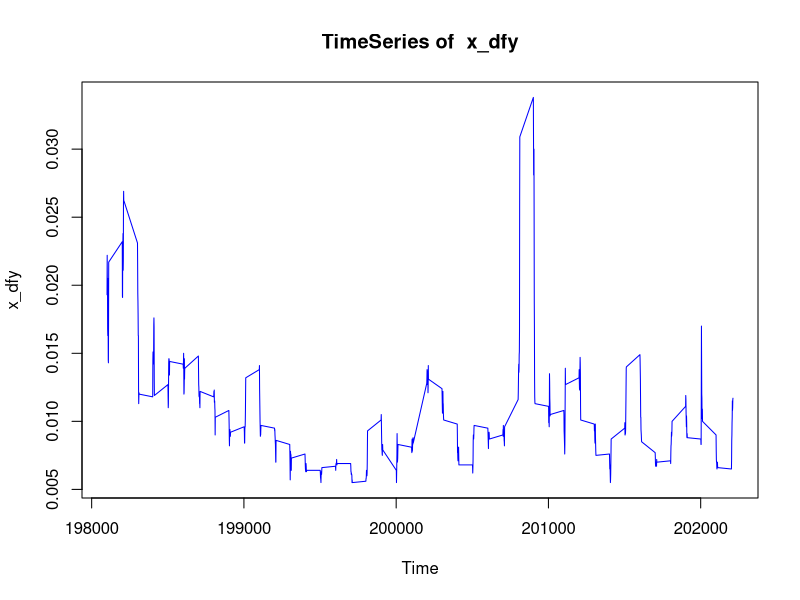
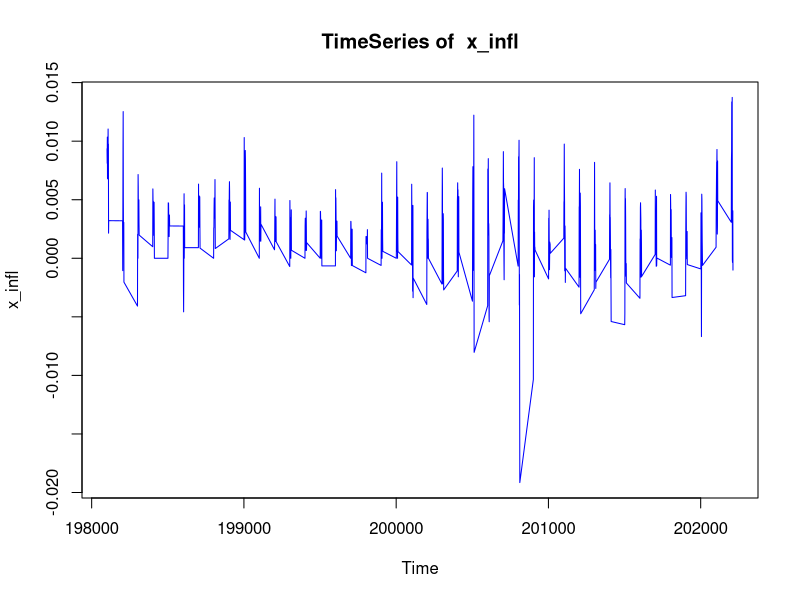
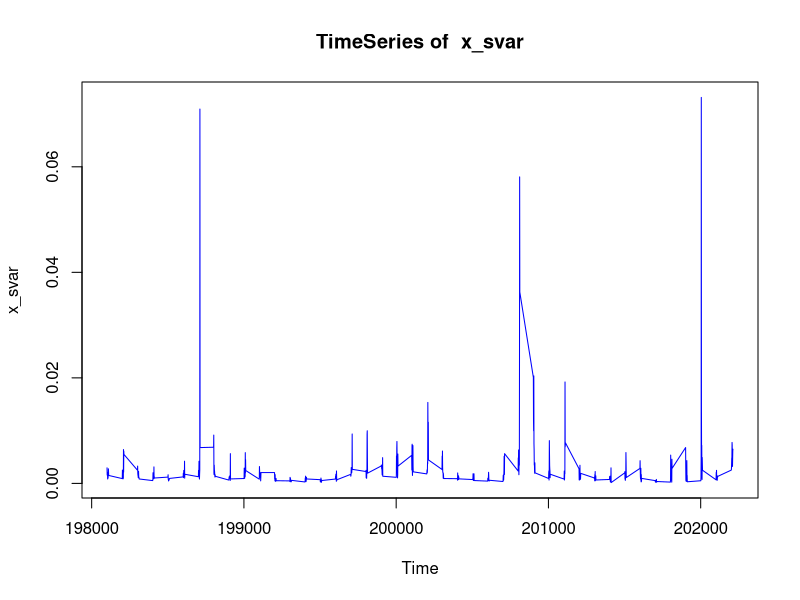
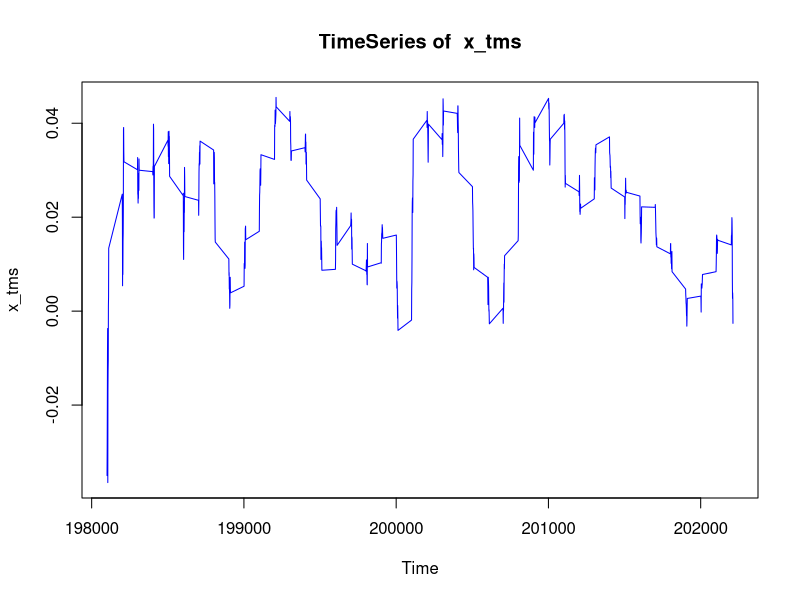
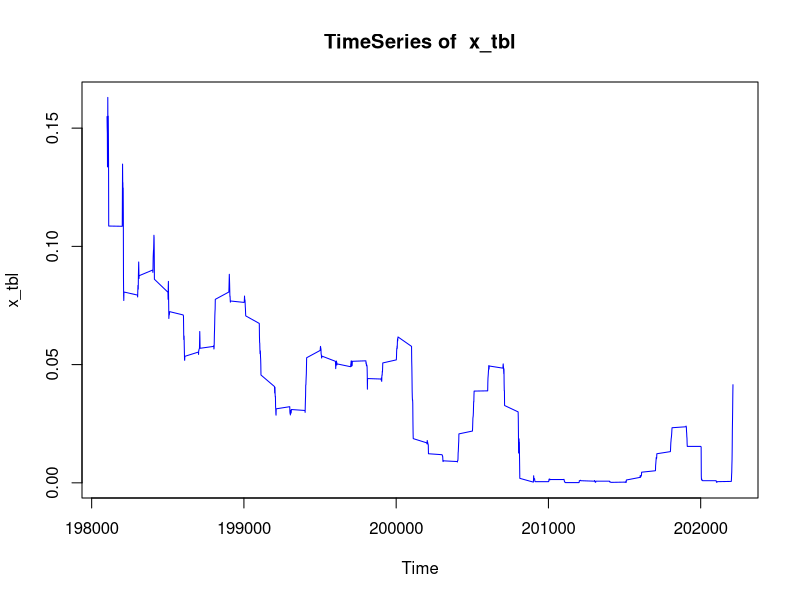
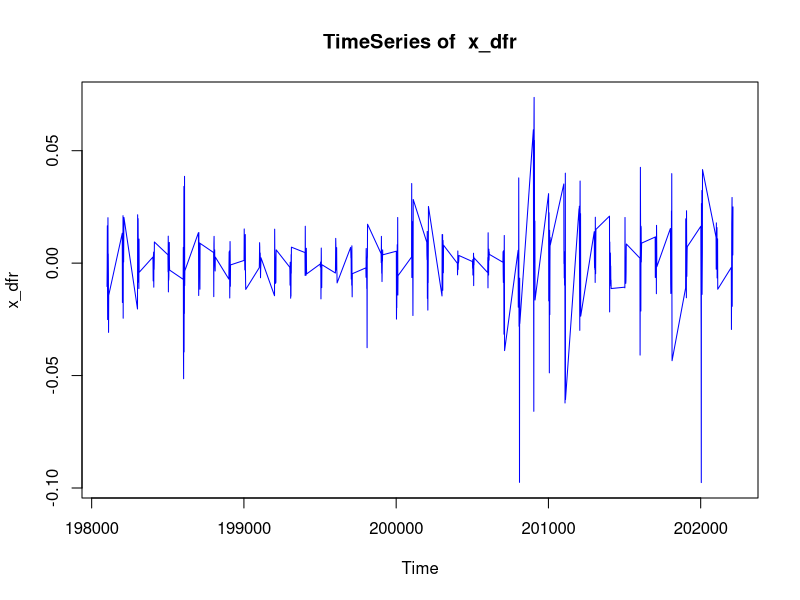
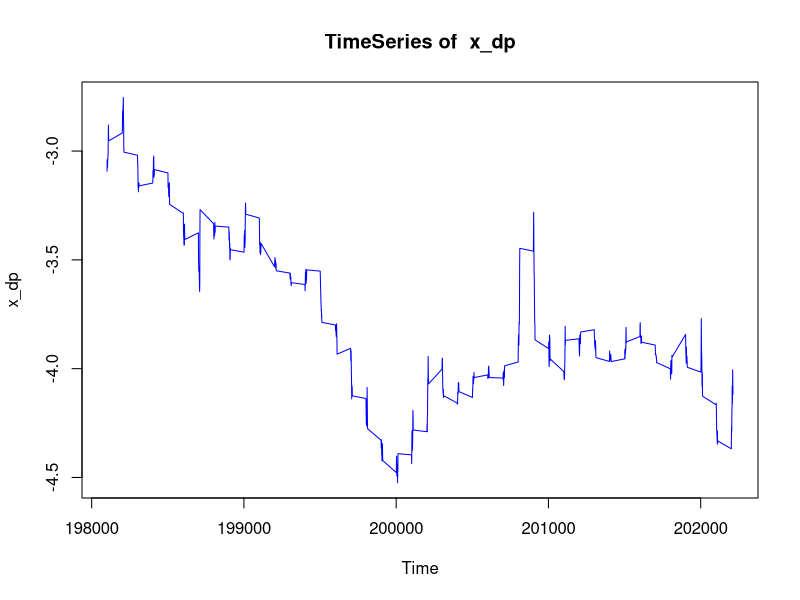
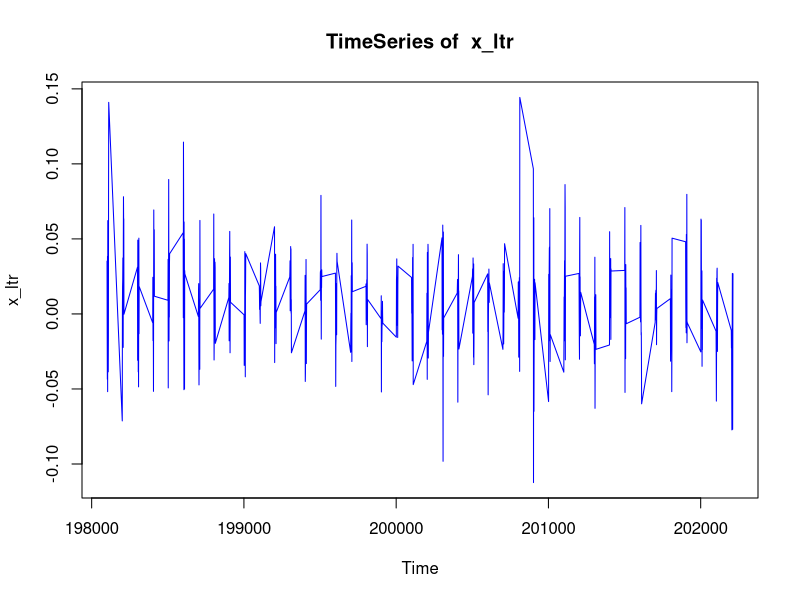

Here is the R script that generated these plots, in order:
Data <- read.csv("Equity_Premium.csv")
Matrix <- as.matrix(Data)
TimeMatrix <- Matrix[, 1, drop = FALSE]
YMatrix <- Matrix[, 2, drop = FALSE]
XMatrix <- Matrix[, -c(1, 2), drop = FALSE]

#-------------------- Problem 1 --------------------

TimeSeries <- function(X, yLab){
  return(plot(TimeMatrix, X , type = "l", col = rgb(0, 0, 1), xlab = "Time",
              ylab = yLab, main = paste("TimeSeries of ", yLab)))
}

Histogram <- function(X, FigureName){
  return(hist(X, probability = TRUE, main = FigureName, xlab = "Values", 
              col = rgb(0.1, 0.3, 0.4, 0.5), border = "white", breaks = 20))
}

#X's Time Series Plot
for(i in 1:ncol(XMatrix)) 
{
  png(paste(colnames(XMatrix)[i], "_TimeSeriesPlot.png", sep = ""))
  TimeSeries(XMatrix[, i], colnames(XMatrix)[i])
  dev.off()
}

#X's Histogram
for(i in 1:ncol(XMatrix)) 
{
  png(paste(colnames(XMatrix)[i], "_Histogram.png", sep = ""))
  Histogram(XMatrix[, i], colnames(XMatrix)[i])
  #lines(density(rnorm(504)), col = rgb(0.7, 0.1, 0.1, 0.7), lwd = 1.5)
  lines(density(XMatrix[, i],), col = rgb(0.7, 0.1, 0.1, 0.7), lwd = 1.5)
  dev.off()
}

#Y's Time Series Plot
png(paste(colnames(YMatrix), "_TimeSeriesPlot.png", sep = ""))
TimeSeries(YMatrix, colnames(YMatrix))
dev.off()

#Y's Histogram

png(paste("Y_Histogram.png"))
Histogram(YMatrix, colnames(YMatrix))
lines(density(YMatrix), col = rgb(0.7, 0.1, 0.1, 0.7), lwd = 1.5)
dev.off()

#-------------------- Problem 2 --------------------

#Problem 2-1
Matrix_2_1 <- XMatrix %*% solve(t(XMatrix) %*% XMatrix) %*% t(XMatrix)
TraceOfMatrix_2_1 <- sum(diag(Matrix_2_1))
print(TraceOfMatrix_2_1)

#Problem 2-2
I_n <- diag(504)
Matrix_2_2 <- I_n - Matrix_2_1
TraceOfMatrix_2_2 <- sum(diag(Matrix_2_2))
print(TraceOfMatrix_2_2)

#-------------------- Problem 3 --------------------

eigenX <- eigen(t(XMatrix) %*% XMatrix)
print(eigenX$values)
png(paste("ScreePlot_Problem3.png"))
plot(1:11, eigenX$values, type = "l", col = rgb(0, 0, 1), xlab = "j", ylab = "eigenvalue", main = "Scree Plot")
dev.off()

#-------------------- Problem 4 --------------------

Standardized_X <- scale(XMatrix)
eigen_4_1 <- eigen(t(Standardized_X) %*% Standardized_X)
eigen_4_2 <- eigen(Standardized_X %*% t(Standardized_X))

png(paste("ScreePlot_Problem4.png"), width = 800, height = 400)
layout(matrix(c(1, 2), 1, 2, byrow = TRUE), widths = c(1, 1))
plot(1:11, eigen_4_1$values, type = "l", col = rgb(0, 0, 1), xlab = "j", ylab = "eigenvalue", main = "Scree Plot 1", pch = 16)
plot(1:504, eigen_4_2$values, type = "l", col = rgb(1, 0, 0), xlab = "j", ylab = "eigenvalue", main = "Scree Plot 2", pch = 16)
dev.off()

#-------------------- Problem 5 --------------------

MatrixA <- solve(t(Standardized_X) %*% Standardized_X)
EigenA <- eigen(MatrixA)
P <- EigenA$vectors
D <- diag(EigenA$values)
A_Reconstructed <- P %*% D %*% solve(P)
all.equal(MatrixA, A_Reconstructed, tolerance = 1e-6, check.attributes = FALSE)

Matrix_5 <- A_Reconstructed %*% solve(A_Reconstructed)
all.equal(Matrix_5, diag(11), tolerance = 1e-6, check.attributes = FALSE)

#-------------------- Problem 6 --------------------
MatrixB <- MatrixA %*% t(Standardized_X) %*% YMatrix
print(MatrixB)
